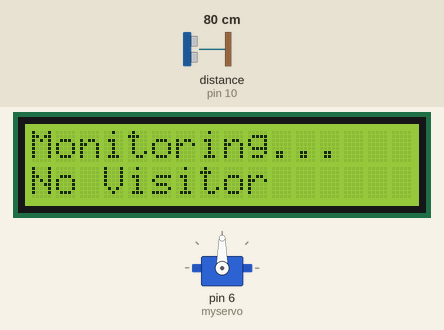
Simulated run of this sketch. Board: Arduino Uno, built with avr-gcc and run on an emulated ATmega328P. Shown: servo, 16×2 character LCD. Wiring (inferred from the names in the program): ultrasonic range finder: trigger pin 9; echo pin 10. Inputs (shaded band) come from the test bench; at power-on: distance to the obstacle (sensor on pin 10) 80 cm. The echo pulse lasts 58.3 µs per cm.

Above: at 3.2 s.
3.3 s: distance to the obstacle (sensor on pin 10) set to 22 cm
4.9 s: distance to the obstacle (sensor on pin 10) set to 18 cm
At 5.8 s:
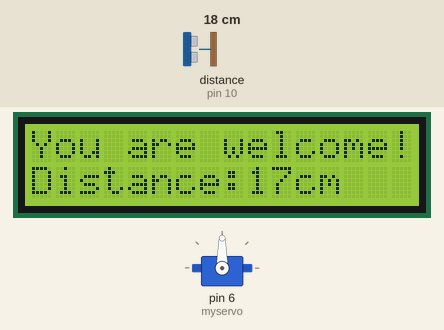
6.7 s: distance to the obstacle (sensor on pin 10) set to 35 cm
At 8.0 s:
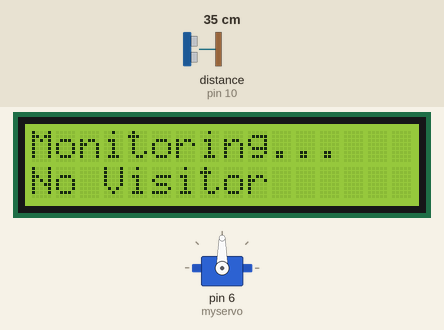
Timing chart, 0 to 9.7 s (numbered marks = the images above; inputs shaded):
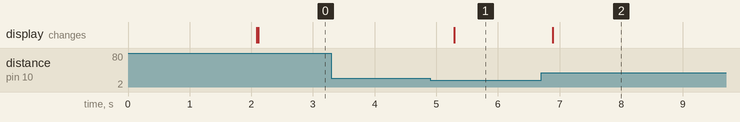

Measured:
- the behaviour switches between 21 and 20 cm on distance to the obstacle (sensor on pin 10) (found by bisection; images 0 and 1)
- after the input at 3.3 s, every drawn part: stays the same
- after the input at 4.9 s, the display: changes after 0.39 s (image 1)
- after the input at 6.7 s, the display: changes after 0.19 s (image 2)

The sketch:

Smart_Door_Monitor.ino
```cpp
#include <Wire.h>
#include <LiquidCrystal_I2C.h>
#include <Servo.h>

LiquidCrystal_I2C lcd(0x27, 16, 2);

Servo myservo;

int trigPin = 9;
int echoPin = 10;

long duration;
int distance;

void setup() {

  pinMode(trigPin, OUTPUT);
  pinMode(echoPin, INPUT);

  myservo.attach(6);

  myservo.write(90);

  lcd.init();
  lcd.backlight();

  lcd.setCursor(0,0);
  lcd.print("Smart Door");

  lcd.setCursor(0,1);
  lcd.print("Monitor");

  delay(2000);

  lcd.clear();

}

void loop() {

  distance = getDistance();

  if(distance > 0 && distance < 20){

    lcd.clear();

    lcd.setCursor(0,0);
    lcd.print("You are welcome!");

    lcd.setCursor(0,1);
    lcd.print("Distance:");
    lcd.print(distance);
    lcd.print("cm");

  }

  else{

    lcd.clear();

    lcd.setCursor(0,0);
    lcd.print("Monitoring...");

    lcd.setCursor(0,1);
    lcd.print("No Visitor");

  }

  delay(500);

}

int getDistance(){

  digitalWrite(trigPin, LOW);
  delayMicroseconds(2);

  digitalWrite(trigPin, HIGH);
  delayMicroseconds(10);

  digitalWrite(trigPin, LOW);

  duration = pulseIn(echoPin, HIGH);

  distance = duration * 0.034 / 2;

  return distance;

}
```
